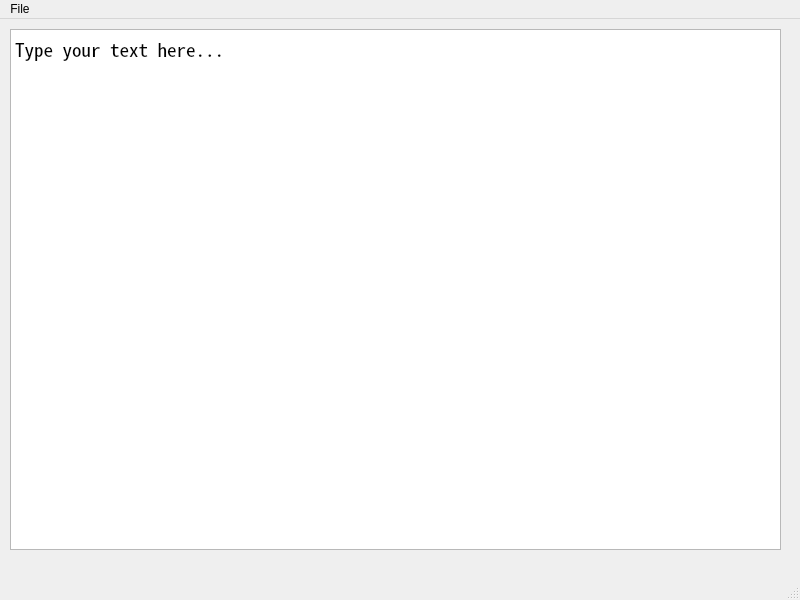
<?xml version="1.0" encoding="UTF-8"?>
<ui version="4.0">
 <class>MainWindow</class>
 <widget class="QMainWindow" name="MainWindow">
  <property name="geometry">
   <rect>
    <x>0</x>
    <y>0</y>
    <width>800</width>
    <height>600</height>
   </rect>
  </property>
  <property name="windowTitle">
   <string>MainWindow</string>
  </property>
  <widget class="QWidget" name="centralwidget">
   <widget class="QPlainTextEdit" name="plainTextEdit">
    <property name="geometry">
     <rect>
      <x>10</x>
      <y>10</y>
      <width>771</width>
      <height>521</height>
     </rect>
    </property>
    <property name="font">
     <font>
      <family>Noto Sans Mono CJK TC</family>
      <pointsize>14</pointsize>
     </font>
    </property>
    <property name="mouseTracking">
     <bool>true</bool>
    </property>
    <property name="styleSheet">
     <string notr="true">background-image: url(./data/Essay-Writing.png);
opacity: 0.5;</string>
    </property>
    <property name="plainText">
     <string>Type your text here...</string>
    </property>
    <property name="overwriteMode">
     <bool>false</bool>
    </property>
   </widget>
  </widget>
  <widget class="QMenuBar" name="menubar">
   <property name="geometry">
    <rect>
     <x>0</x>
     <y>0</y>
     <width>800</width>
     <height>29</height>
    </rect>
   </property>
   <widget class="QMenu" name="menuFile">
    <property name="title">
     <string>File</string>
    </property>
    <addaction name="separator"/>
    <addaction name="actionNew"/>
    <addaction name="actionSave"/>
    <addaction name="actionSave_As"/>
   </widget>
   <addaction name="menuFile"/>
  </widget>
  <widget class="QStatusBar" name="statusbar"/>
  <action name="actionNew">
   <property name="text">
    <string>New</string>
   </property>
   <property name="shortcut">
    <string>Ctrl+N</string>
   </property>
  </action>
  <action name="actionSave">
   <property name="text">
    <string>Save</string>
   </property>
   <property name="shortcut">
    <string>Ctrl+S</string>
   </property>
  </action>
  <action name="actionSave_As">
   <property name="text">
    <string>Save As</string>
   </property>
   <property name="shortcut">
    <string>Ctrl+Shift+S</string>
   </property>
  </action>
 </widget>
 <resources/>
 <connections/>
</ui>
